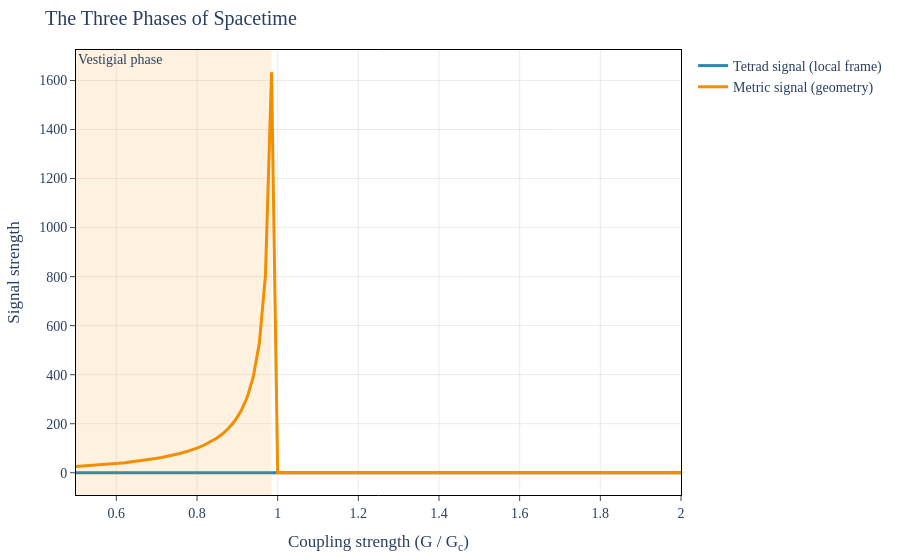

The notebook cell saved with this chart:
### Markdown cell above
## 1. Finding the Three Phases

We scan the coupling strength (think of it as "how strongly the fundamental fermions interact") and measure two quantities:

- **Tetrad signal** ($M_E$): Does a local reference frame form?
- **Metric signal** ($M_g$): Does a distance-measuring geometry form?

When the coupling is weak, neither signal is present (pre-geometric phase). As the coupling increases, the metric signal turns on first, creating the vestigial phase. Only at even stronger coupling does the tetrad also form, giving full general relativity.

### Code cell
# Phase diagram scan
window = vestigial_phase_window(Lambda=LAMBDA, N_f=N_F, n_points=100)

fig = go.Figure()

fig.add_trace(
    go.Scatter(
        x=window["coupling_ratios"],
        y=window["C_tetrad"],
        mode="lines",
        name="Tetrad signal (local frame)",
        line=dict(color=COLORS["Steinhauer"], width=3),
    )
)

fig.add_trace(
    go.Scatter(
        x=window["coupling_ratios"],
        y=window["G_metric"],
        mode="lines",
        name="Metric signal (geometry)",
        line=dict(color=COLORS["Trento"], width=3),
    )
)

# Shade vestigial region
if window["vestigial_exists"]:
    fig.add_vrect(
        x0=window["vestigial_min"],
        x1=window["vestigial_max"],
        fillcolor=COLORS["Trento"],
        opacity=0.12,
        line_width=0,
        annotation_text="Vestigial phase",
        annotation_position="top left",
    )

apply_layout(
    fig,
    title="The Three Phases of Spacetime",
    xaxis_title="Coupling strength (G / G<sub>c</sub>)",
    yaxis_title="Signal strength",
)
fig.show()

### Figure 1 — Plotly figure (JSON) as saved in the notebook; plotly's stock layout.template omitted (floating-point values rounded to 4 significant figures)
{"data": [{"line": {"color": "#2E86AB", "width": 3}, "mode": "lines", "name": "Tetrad signal (local frame)", "type": "scatter", "x": [0.5, 0.5152, 0.5303, 0.5455, 0.5606, 0.5758, 0.5909, 0.6061, 0.6212, 0.6364, 0.6515, 0.6667, 0.6818, 0.697, 0.7121, 0.7273, 0.7424, 0.7576, 0.7727, 0.7879, 0.803, 0.8182, 0.8333, 0.8485, 0.8636, 0.8788, 0.8939, 0.9091, 0.9242, 0.9394, 0.9545, 0.9697, 0.9848, 1.0, 1.015, 1.03, 1.045, 1.061, 1.076, 1.091, 1.106, 1.121, 1.136, 1.152, 1.167, 1.182, 1.197, 1.212, 1.227, 1.242, 1.258, 1.273, 1.288, 1.303, 1.318, 1.333, 1.348, 1.364, 1.379, 1.394, 1.409, 1.424, 1.439, 1.455, 1.47, 1.485, 1.5, 1.515, 1.53, 1.545, 1.561, 1.576, 1.591, 1.606, 1.621, 1.636, 1.652, 1.667, 1.682, 1.697, 1.712, 1.727, 1.742, 1.758, 1.773, 1.788, 1.803, 1.818, 1.833, 1.848, 1.864, 1.879, 1.894, 1.909, 1.924, 1.939, 1.955, 1.97, 1.985, 2.0], "y": [0.0, 0.0, 0.0, 0.0, 0.0, 0.0, 0.0, 0.0, 0.0, 0.0, 0.0, 0.0, 0.0, 0.0, 0.0, 0.0, 0.0, 0.0, 0.0, 0.0, 0.0, 0.0, 0.0, 0.0, 0.0, 0.0, 0.0, 0.0, 0.0, 0.0, 0.0, 0.0, 0.0, 0.0, 0.03461, 0.05213, 0.0664, 0.07891, 0.09026, 0.1007, 0.1106, 0.1198, 0.1286, 0.1371, 0.1451, 0.1529, 0.1604, 0.1676, 0.1747, 0.1815, 0.1881, 0.1946, 0.2009, 0.2071, 0.2131, 0.2189, 0.2247, 0.2303, 0.2358, 0.2412, 0.2465, 0.2518, 0.2569, 0.2619, 0.2668, 0.2717, 0.2765, 0.2812, 0.2858, 0.2904, 0.2949, 0.2993, 0.3037, 0.308, 0.3122, 0.3164, 0.3205, 0.3246, 0.3286, 0.3326, 0.3365, 0.3404, 0.3442, 0.348, 0.3518, 0.3555, 0.3591, 0.3628, 0.3663, 0.3699, 0.3734, 0.3769, 0.3803, 0.3837, 0.387, 0.3904, 0.3937, 0.3969, 0.4002, 0.4034]}, {"line": {"color": "#F18F01", "width": 3}, "mode": "lines", "name": "Metric signal (geometry)", "type": "scatter", "x": [0.5, 0.5152, 0.5303, 0.5455, 0.5606, 0.5758, 0.5909, 0.6061, 0.6212, 0.6364, 0.6515, 0.6667, 0.6818, 0.697, 0.7121, 0.7273, 0.7424, 0.7576, 0.7727, 0.7879, 0.803, 0.8182, 0.8333, 0.8485, 0.8636, 0.8788, 0.8939, 0.9091, 0.9242, 0.9394, 0.9545, 0.9697, 0.9848, 1.0, 1.015, 1.03, 1.045, 1.061, 1.076, 1.091, 1.106, 1.121, 1.136, 1.152, 1.167, 1.182, 1.197, 1.212, 1.227, 1.242, 1.258, 1.273, 1.288, 1.303, 1.318, 1.333, 1.348, 1.364, 1.379, 1.394, 1.409, 1.424, 1.439, 1.455, 1.47, 1.485, 1.5, 1.515, 1.53, 1.545, 1.561, 1.576, 1.591, 1.606, 1.621, 1.636, 1.652, 1.667, 1.682, 1.697, 1.712, 1.727, 1.742, 1.758, 1.773, 1.788, 1.803, 1.818, 1.833, 1.848, 1.864, 1.879, 1.894, 1.909, 1.924, 1.939, 1.955, 1.97, 1.985, 2.0], "y": [25.13, 26.7, 28.38, 30.16, 32.07, 34.11, 36.3, 38.67, 41.22, 43.98, 46.99, 50.27, 53.86, 57.81, 62.17, 67.02, 72.44, 78.54, 85.45, 93.35, 102.5, 113.1, 125.7, 140.7, 159.2, 182.2, 211.8, 251.3, 306.6, 389.6, 527.8, 804.2, 1634.0, 0.0, 0.001198, 0.002717, 0.004409, 0.006227, 0.008146, 0.01015, 0.01222, 0.01436, 0.01655, 0.01878, 0.02106, 0.02338, 0.02573, 0.02811, 0.03051, 0.03295, 0.0354, 0.03787, 0.04037, 0.04288, 0.0454, 0.04794, 0.05049, 0.05305, 0.05562, 0.0582, 0.06079, 0.06338, 0.06598, 0.06859, 0.0712, 0.07382, 0.07644, 0.07906, 0.08169, 0.08431, 0.08694, 0.08957, 0.0922, 0.09484, 0.09747, 0.1001, 0.1027, 0.1054, 0.108, 0.1106, 0.1133, 0.1159, 0.1185, 0.1211, 0.1237, 0.1264, 0.129, 0.1316, 0.1342, 0.1368, 0.1394, 0.142, 0.1446, 0.1472, 0.1498, 0.1524, 0.155, 0.1576, 0.1601, 0.1627]}], "layout": {"annotations": [{"showarrow": false, "text": "Vestigial phase", "x": 0.5, "xanchor": "left", "xref": "x", "y": 1, "yanchor": "top", "yref": "y domain"}], "font": {"family": "CMU Serif, Computer Modern, Times New Roman, serif", "size": 14}, "margin": {"b": 60, "l": 70, "r": 30, "t": 50}, "paper_bgcolor": "white", "plot_bgcolor": "white", "shapes": [{"fillcolor": "#F18F01", "line": {"width": 0}, "opacity": 0.12, "type": "rect", "x0": 0.5, "x1": 0.9848, "xref": "x", "y0": 0, "y1": 1, "yref": "y domain"}], "title": {"text": "The Three Phases of Spacetime"}, "xaxis": {"gridcolor": "rgba(0,0,0,0.08)", "linecolor": "black", "linewidth": 1, "mirror": true, "showgrid": true, "showline": true, "ticks": "outside", "title": {"text": "Coupling strength (G / G<sub>c</sub>)"}, "zeroline": true, "zerolinecolor": "rgba(0,0,0,0.2)"}, "yaxis": {"gridcolor": "rgba(0,0,0,0.08)", "linecolor": "black", "linewidth": 1, "mirror": true, "showgrid": true, "showline": true, "ticks": "outside", "title": {"text": "Signal strength"}, "zeroline": true, "zerolinecolor": "rgba(0,0,0,0.2)"}}}
